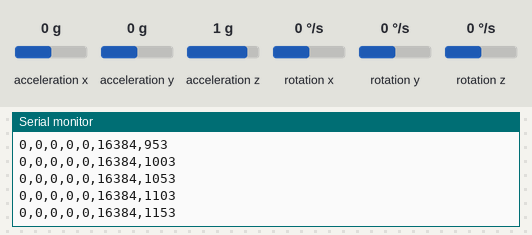
Simulated run of this sketch. Board: ESP32-C6. On the bench: the last lines printed to the serial monitor. Wiring (inferred from the names in the program): MPU-9250 motion sensor at I2C address 0x68. The inputs (shaded band) are chosen by the test bench; at power-on: acceleration x 0 g, acceleration y 0 g, acceleration z 1 g, rotation x 0 °/s, rotation y 0 °/s, rotation z 0 °/s. Nothing arrives over Bluetooth unless stated; a phone connects over Bluetooth LE 3 s after start.

Above: at 1.2 s.
1.3 s: acceleration x set to -1.4 g
At 1.32 s:
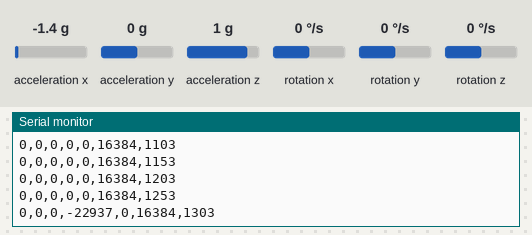
2.8 s: acceleration y set to -1.4 g
At 2.82 s:
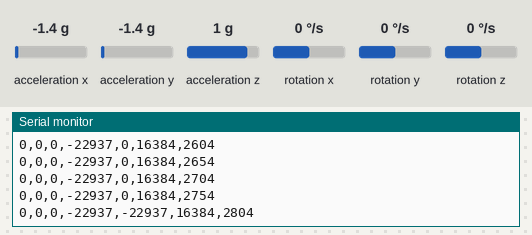
4.3 s: acceleration z set to -1.4 g
At 4.32 s:
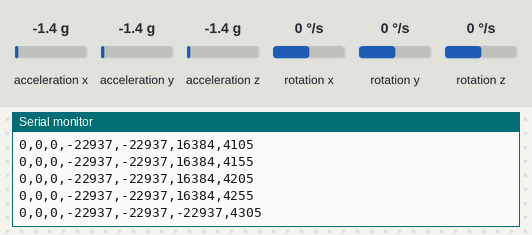
5.8 s: rotation x set to -192 °/s
At 5.82 s:
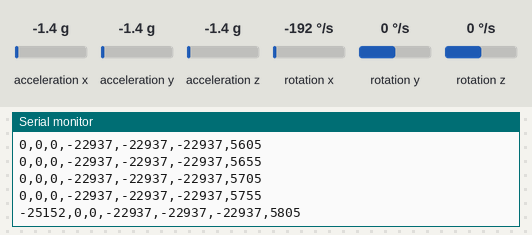
7.3 s: rotation y set to -192 °/s
At 7.32 s:
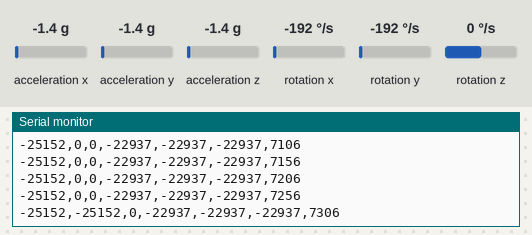

The sketch:

smart_board_stream.ino
```cpp
// Smart balance board: ESP32-C6 (Pcbcupid Glyph C6) + MPU6050.
// ESP32-C6 has no Classic Bluetooth (no BluetoothSerial), so data is sent
// over BLE using the Nordic UART Service (NUS) as notifications.
// Line format: gx,gy,gz,ax,ay,az,timestamp
#include <BLEDevice.h>
#include <BLEServer.h>
#include <BLE2902.h>
#include <Wire.h>
#include <MPU6050.h>  // jrowberg i2cdevlib MPU6050 (forced via --library at build time)

#define DEVICE_NAME      "smart board"
#define NUS_SERVICE_UUID "6E400001-B5A3-F393-E0A9-E50E24DCCA9E"
#define NUS_RX_UUID      "6E400002-B5A3-F393-E0A9-E50E24DCCA9E"
#define NUS_TX_UUID      "6E400003-B5A3-F393-E0A9-E50E24DCCA9E"

#define I2C_SDA 17  // wiring found by I2C scan
#define I2C_SCL 16
#define SAMPLE_MS 50

MPU6050 mpu;
BLECharacteristic *txChar;
volatile bool bleConnected = false;
bool mpuOk = false;

// The board's sensor reports WHO_AM_I 0x70 (MPU6500-style clone), which the
// library's testConnection() rejects. Accept the common compatible IDs.
bool mpuPresent() {
  uint8_t who = 0;
  Wire.beginTransmission(0x68);
  Wire.write(0x75);
  if (Wire.endTransmission(false) != 0 || Wire.requestFrom((uint8_t)0x68, (uint8_t)1) != 1) return false;
  who = Wire.read();
  return who == 0x68 || who == 0x70 || who == 0x71 || who == 0x72 || who == 0x73 || who == 0x98;
}

class ServerCallbacks : public BLEServerCallbacks {
  void onConnect(BLEServer *server) override { bleConnected = true; }
  void onDisconnect(BLEServer *server) override {
    bleConnected = false;
    BLEDevice::startAdvertising();  // allow reconnect
  }
};

void sendLine(const String &line) {
  if (bleConnected) {
    txChar->setValue((uint8_t *)line.c_str(), line.length());
    txChar->notify();
  }
  Serial.print(line);
}

void setup() {
  Serial.begin(115200);
#if ARDUINO_USB_CDC_ON_BOOT && ARDUINO_USB_MODE
  // Don't stall the 50 ms loop when no serial monitor is open on the PC.
  Serial.setTxTimeoutMs(0);
#endif

  BLEDevice::init(DEVICE_NAME);
  BLEDevice::setMTU(185);
  BLEServer *server = BLEDevice::createServer();
  server->setCallbacks(new ServerCallbacks());
  BLEService *service = server->createService(NUS_SERVICE_UUID);
  txChar = service->createCharacteristic(NUS_TX_UUID, BLECharacteristic::PROPERTY_NOTIFY);
  txChar->addDescriptor(new BLE2902());
  service->createCharacteristic(NUS_RX_UUID, BLECharacteristic::PROPERTY_WRITE);
  service->start();
  BLEAdvertising *adv = BLEDevice::getAdvertising();
  adv->addServiceUUID(NUS_SERVICE_UUID);
  adv->setScanResponse(true);
  BLEDevice::startAdvertising();

  Wire.begin(I2C_SDA, I2C_SCL);
  Wire.setClock(400000);
  mpu.initialize();
  mpuOk = mpuPresent();
  Serial.println(mpuOk ? "MPU6050 initialized" : "MPU6050 connection failed");
}

void loop() {
  static uint32_t next = 0;
  uint32_t now = millis();
  if ((int32_t)(now - next) < 0) { delay(1); return; }
  next = now + SAMPLE_MS;

  if (!mpuOk) {
    // Keep BLE alive and report the problem instead of hanging.
    static uint32_t lastRetry = 0;
    if (now - lastRetry > 1000) {
      lastRetry = now;
      mpu.initialize();
      mpuOk = mpuPresent();
      if (!mpuOk) sendLine("ERR,MPU6050 not found\n");
    }
    return;
  }

  int16_t ax, ay, az, gx, gy, gz;
  mpu.getMotion6(&ax, &ay, &az, &gx, &gy, &gz);

  char line[80];
  snprintf(line, sizeof(line), "%d,%d,%d,%d,%d,%d,%lu\n",
           gx, gy, gz, ax, ay, az, (unsigned long)now);
  sendLine(line);
}
```

Measured:
- after the input at 1.3 s, the serial monitor: prints a new line at once (image 1)
